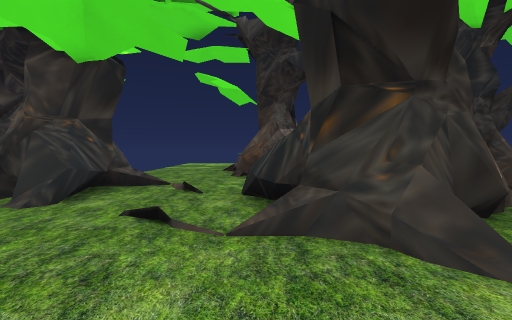
[1] (above)

24 first-person views from a walk through a level from a Godot 3-D game. The camera is 1.5 m above the floor, tilts 2° down and sees 85° across. The floor is counted in squares, 1.73 m on a side. Each view is taken from the middle of a square. On the plan, view 1 faces up. The plan holds only what a view shows up to about 11 squares ahead; the rest is blank. The place goes on beyond the plan. Some surface patterns are stand-ins.

[2]
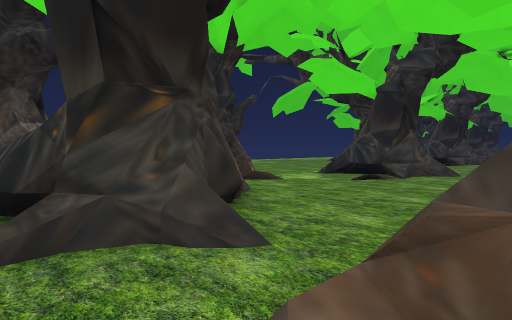

[3]
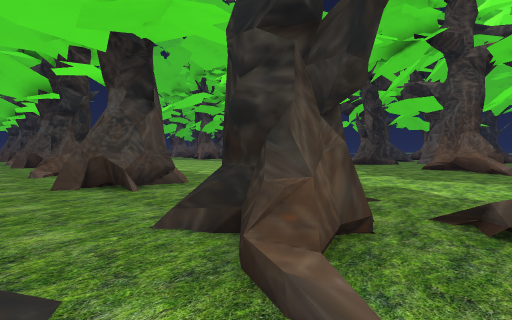

[4]
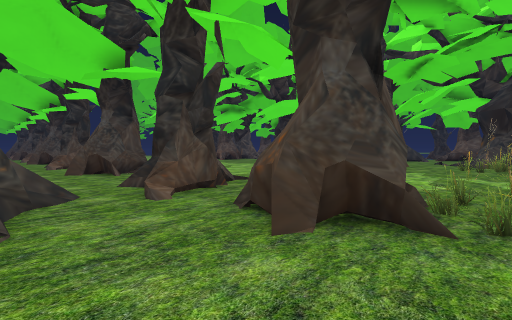

[5]
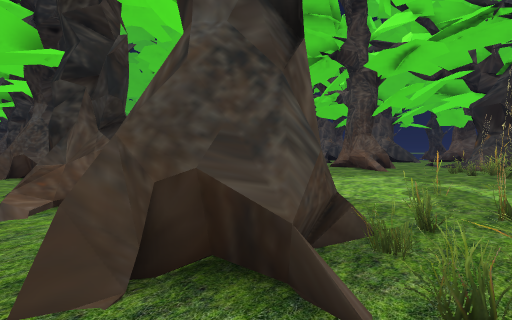

[6]
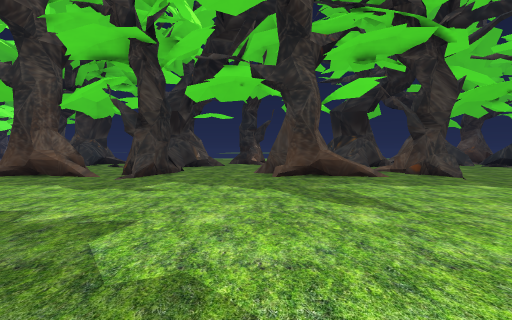

[7]
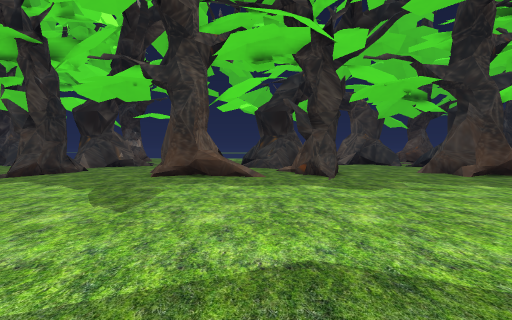

[8]
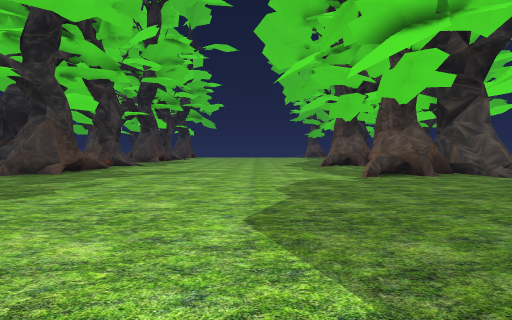

[9]
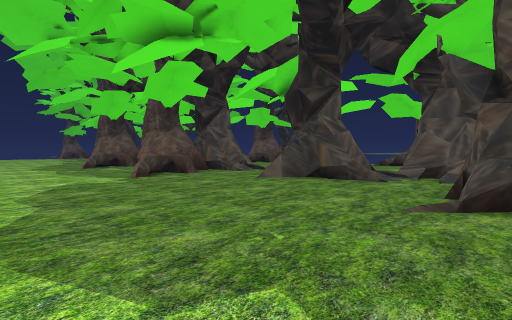

[10]
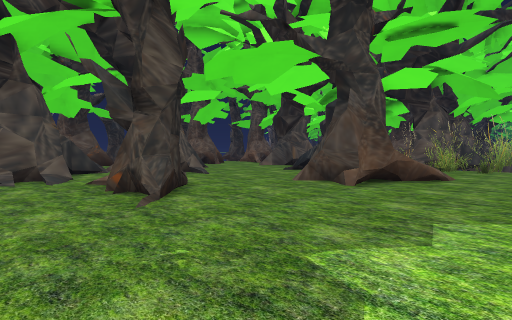

[11]
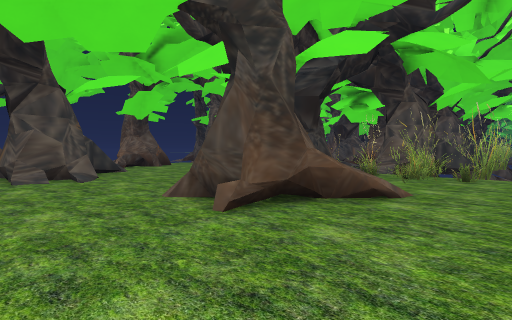

[12]
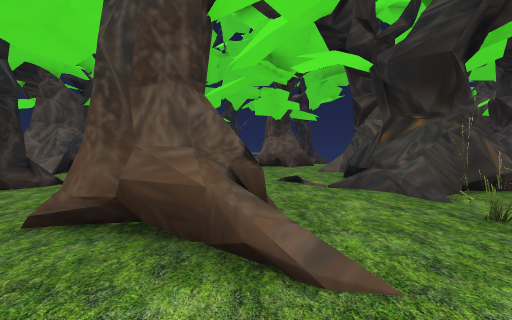

[13]
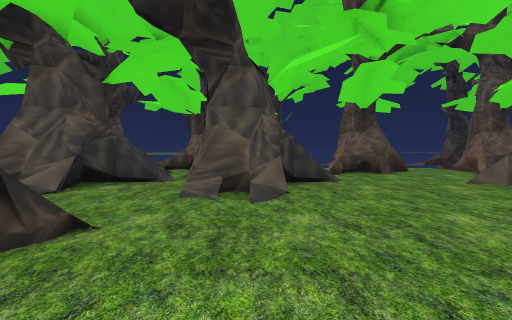

[14]
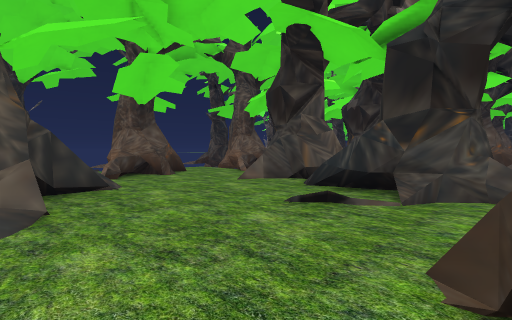

[15]
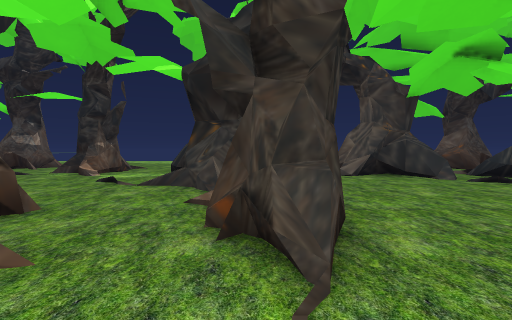

[16]
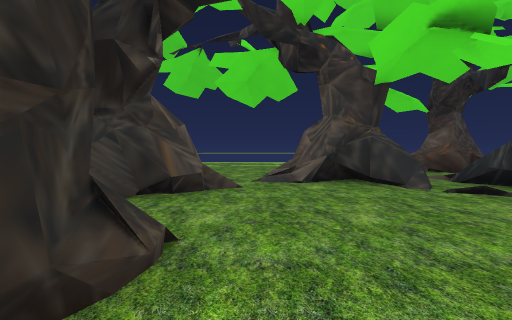

[17]
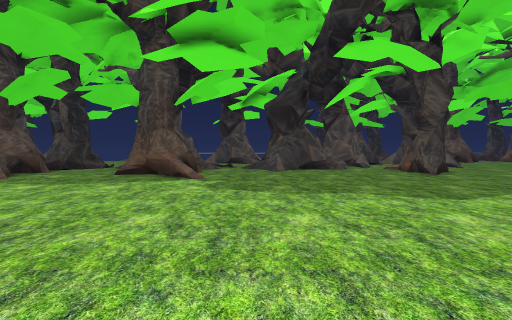

[18]
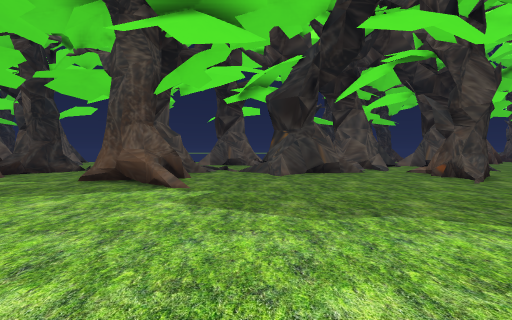

[19]
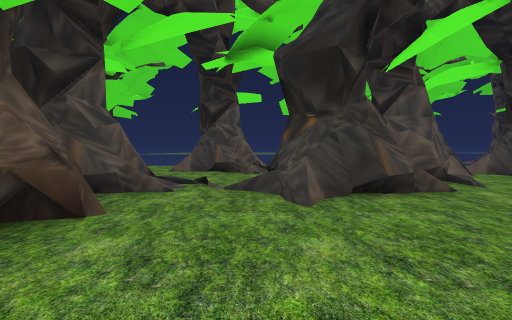

[20]
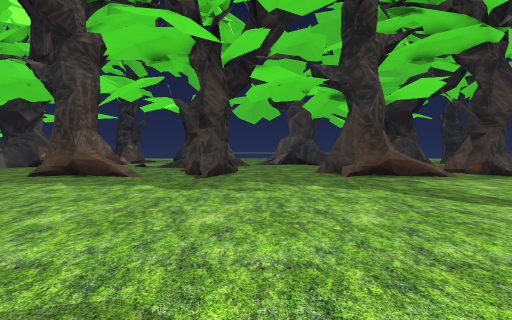

[21]
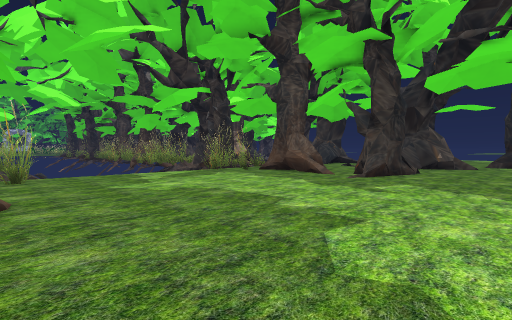

[22]
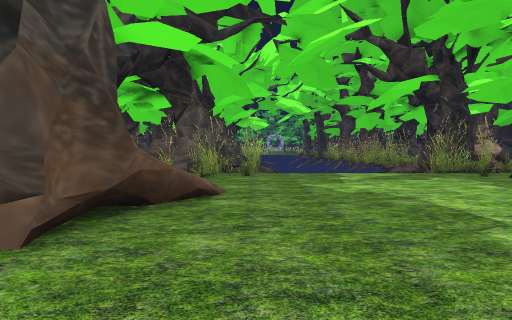

[23]
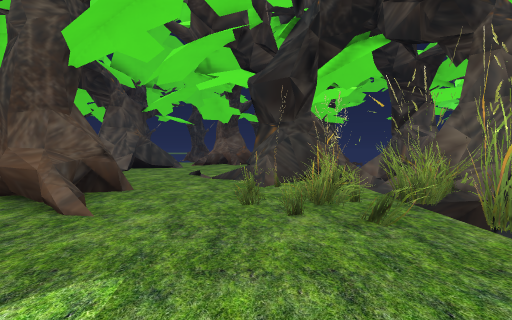

[24]
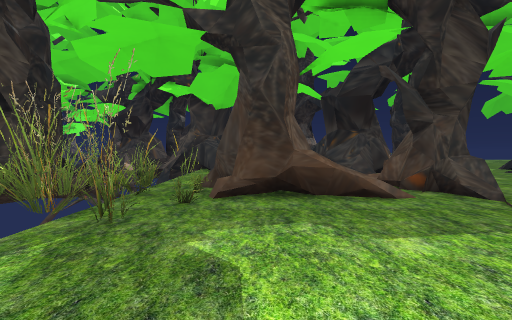

### Floor plan
Key: @ floor where view 1 was taken; # wall or solid block; . floor; / step, stairs or slope; = window, fence, low wall or low ledge; B bush; O other object.
Columns run from 5 left of view 1 to 18 right of it. Each row starts with its distance up from view 1.
 11  ...
 10  ...##
  9   ...#            ..
  8  #....            ..
  7  ###..   .##...   ..##
  6  ## ..   ..#...   ..###
  5 ###..##  ......#   ...##
  4  ....####=.....####....#
  3  ...#/###....#.###......
  2  ......#........#.......
  1  ......................
  0 #####@###...###..##...#
 -1  ####.###...###..##...#
 -2  #####.#....##=#.#....##
 -3 ###.....................
 -4  B......................
 -5  .......................
 -6  .......................
 -7  .......................
 -8  .......................
 -9  .......................
-10 ##B.....................
-11 ###B..##................
-12  #BB..###...............
-13  ##O..###............##.
-14  ###...##...##........##
-15   ###.......##........##
-16    ###.....###...#=...##
-17   ##........ /./####./##
-18   #/.....//...//#####/#
-19  ##......##..###  ##.
-20   ##....###..###   ...
-21    ....####.=#     .....
-22    ....   ##.       ##..
-23 ##....#
-24 #..####

Positions as (right, up) in squares from view 1, and headings:
1: (0, 0), facing up
2: (0, 0), facing up-right
3: (0, 2), facing down-right
4: (-4, 3), facing down-right
5: (-4, 1), facing down-right
6: (6, -11), facing up
7: (10, -11), facing up
8: (7, -9), facing right
9: (7, -9), facing down-right
10: (10, -9), facing down-left
11: (6, -9), facing down-left
12: (1, -9), facing down
13: (4, -13), facing down
14: (4, -14), facing down-left
15: (12, -4), facing up
16: (14, -2), facing up
17: (14, -4), facing down
18: (14, -6), facing down
19: (14, -11), facing down
20: (14, -11), facing up
21: (6, -11), facing up-left
22: (6, -10), facing left
23: (-2, -7), facing down
24: (-2, -7), facing up
